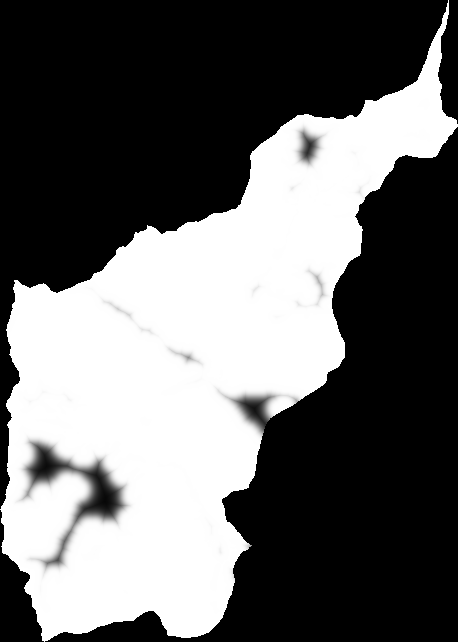
#> input picture src/input/fuzzy_range.tif, 458 x 642 px
$ python functions.py
#> lines starting #> are read from the running program, lines starting #| are printed output that depends on the picture
import numpy as np
from PIL import Image


# [55 lines left out: functions compatibility, neighbours, compactness, proportion, not called in this run]


proportion.marta = np.array(Image.open('input/fuzzy_range.tif'))
#> proportion.marta is the input picture: shape (642, 458) float32; min 0, max 1, mean 0.406
proportion.garden = np.array(Image.open('input/fuzzy_garden.tif'))
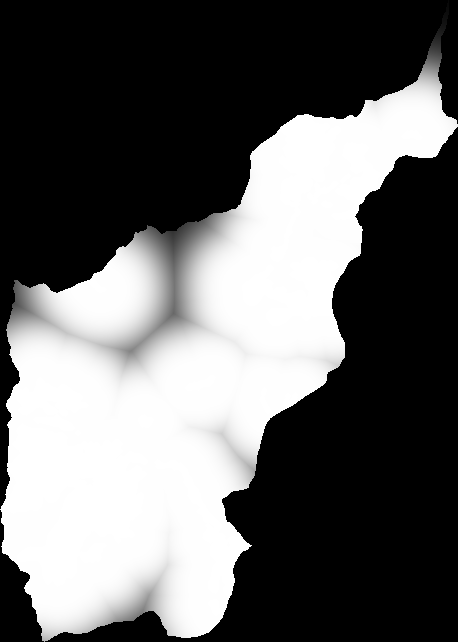
#> input picture src/input/fuzzy_garden.tif, 458 x 642 px
#> proportion.garden is the input picture: shape (642, 458) float32; min 0, max 1, mean 0.396
proportion.urban = np.array(Image.open('input/fuzzy_urban.tif'))
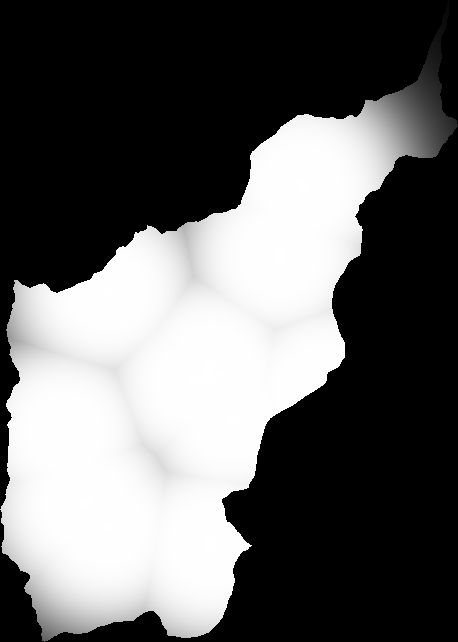
#> input picture src/input/fuzzy_urban.tif, 458 x 642 px
#> proportion.urban is the input picture: shape (642, 458) float32; min 0, max 1, mean 0.393
proportion.d_agri = np.array(Image.open('input/fuzzy_d_agri.tif'))
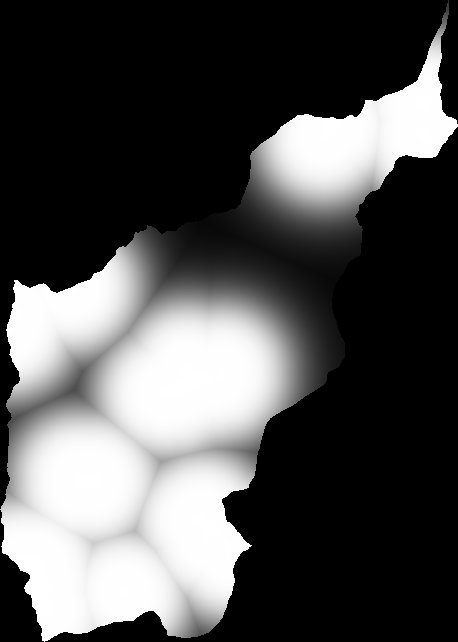
#> input picture src/input/fuzzy_d_agri.tif, 458 x 642 px
#> proportion.d_agri is the input picture: shape (642, 458) float32; min 0, max 1, mean 0.317
proportion.w_agri = np.array(Image.open('input/fuzzy_w_agri.tif'))
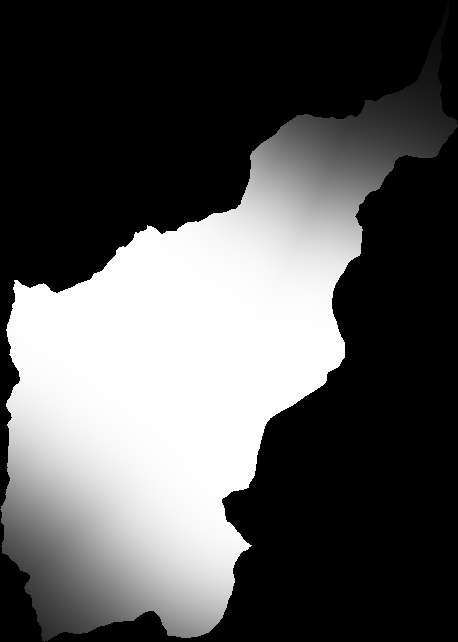
#> input picture src/input/fuzzy_w_agri.tif, 458 x 642 px
#> proportion.w_agri is the input picture: shape (642, 458) float32; min 0, max 1, mean 0.34


# [9 lines left out: function difficulty_of_change, not called in this run]


difficulty_of_change.initial = np.array(Image.open('input/landuse_raster.tif'))
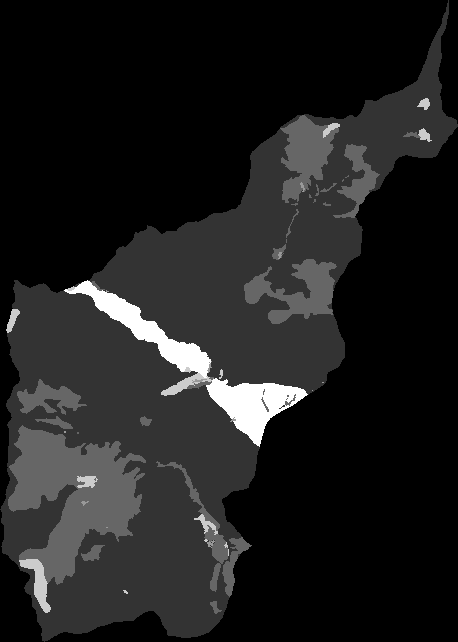
#> input picture src/input/landuse_raster.tif, 458 x 642 px
#> difficulty_of_change.initial is the input picture: shape (642, 458); min 0, max 5, mean 0.6
